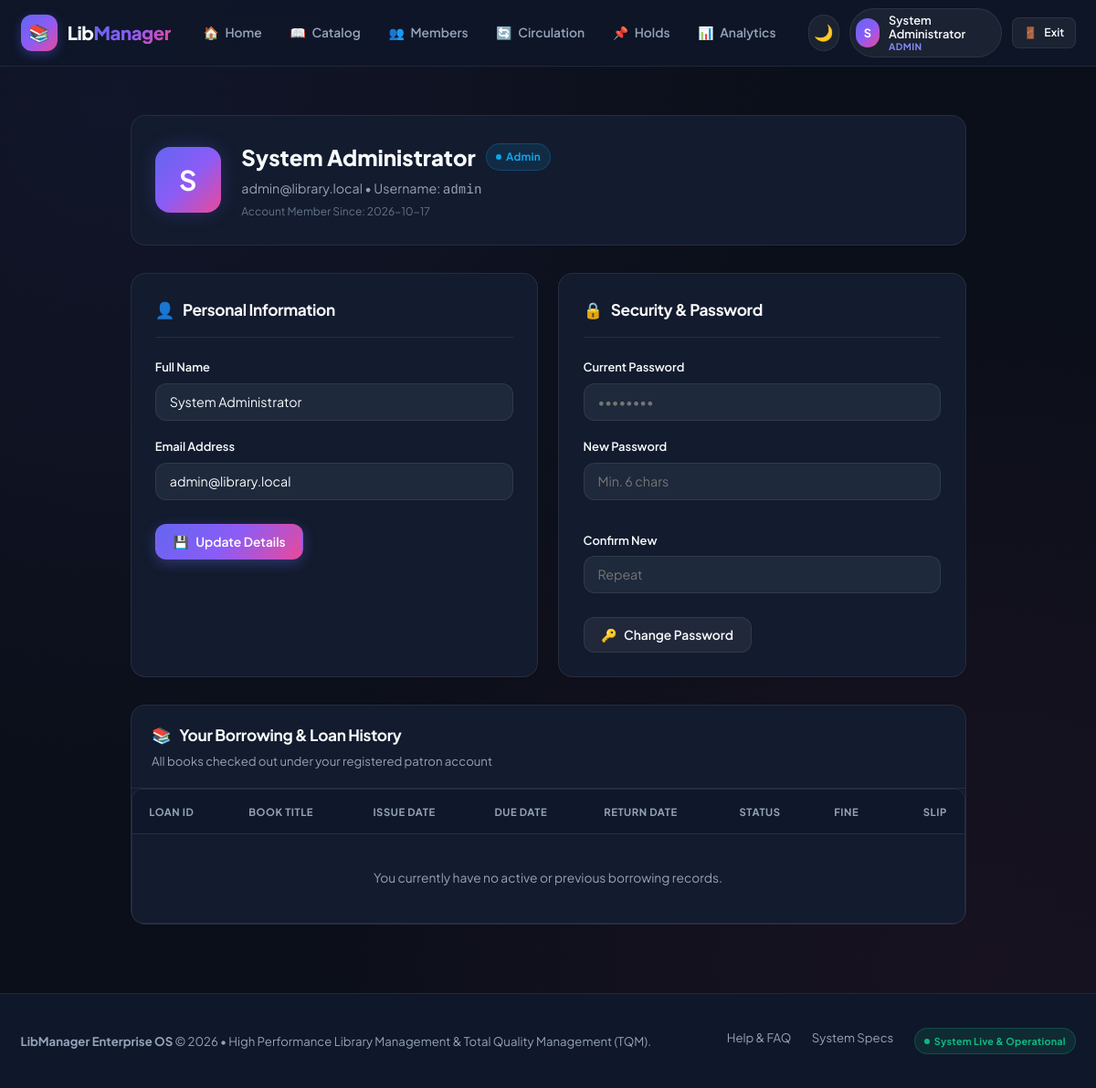
Screenshot of /profile (signed in) with the database file from the repository.
### tables this page shows
CREATE TABLE users (
            id INTEGER PRIMARY KEY AUTOINCREMENT,
            username TEXT UNIQUE NOT NULL,
            email TEXT UNIQUE NOT NULL,
            password_hash TEXT NOT NULL,
            full_name TEXT,
            role TEXT DEFAULT 'Admin',
            created_at TIMESTAMP DEFAULT CURRENT_TIMESTAMP
        );

### app.py (the view, shortened to what this page needs)
@app.route("/profile", methods=["GET", "POST"])
@login_required
def profile_page():
    conn = get_db_connection()
    user = conn.execute("SELECT * FROM users WHERE id = ?", (session["user_id"],)).fetchone()
    if not user:
        conn.close()
        session.clear()
        flash("User session expired. Please log in again.", "warning")
        return redirect(url_for("login_page"))
    borrows = []
    member_row = conn.execute("SELECT id FROM members WHERE email = ?", (user["email"],)).fetchone()
    conn.close()
    return render_template(
        "profile.html",
        user=user,
        borrows=borrows,
        active_page="profile"
    )

### app.py (called while the page is built)
def get_db_connection():
    conn = sqlite3.connect(DATABASE)
    conn.row_factory = sqlite3.Row
    return conn

@app.context_processor
def inject_user():
    user_data = None
    if "user_id" in session:
        user_data = {
            "id": session.get("user_id"),
            "username": session.get("username"),
            "email": session.get("email"),
            "full_name": session.get("full_name"),
            "role": session.get("role", "Member")
        }
    return {
        "current_user": user_data,
        "get_book_icon": get_book_icon
    }

def login_required(f):
    @wraps(f)
    def decorated_function(*args, **kwargs):
        if "user_id" not in session:
            flash("Please sign in to access your library account.", "warning")
            return redirect(url_for("login_page", next=request.url))
        return f(*args, **kwargs)
    return decorated_function

### templates/profile.html (shortened to what this page needs)
{% extends "base.html" %}
{% block content %}
<div class="container" style="max-width: 960px; padding-top: 2rem; padding-bottom: 3rem;">
  <div class="card" style="margin-bottom: 2rem;">
    <div style="display: flex; gap: 1.5rem; align-items: center; flex-wrap: wrap;">
      <div class="user-avatar" style="width: 72px; height: 72px; font-size: 2rem; border-radius: var(--radius-lg); box-shadow: var(--shadow-glow);">
        {{ (user.full_name or user.username)[:1] | upper }}
      </div>
      <div style="flex: 1; min-width: 250px;">
        <div style="display: flex; align-items: center; gap: 0.75rem; flex-wrap: wrap; margin-bottom: 0.25rem;">
          <h1 style="font-size: 1.6rem; font-weight: 800;">{{ user.full_name or user.username }}</h1>
          <span class="badge badge-info"><span class="badge-dot"></span> {{ user.role }}</span>
        </div>
        <p style="color: var(--text-muted); font-size: 0.95rem;">
          {{ user.email }} &bull; Username: <code style="font-family: var(--font-mono);">{{ user.username }}</code>
        </p>
        <div style="font-size: 0.8rem; color: var(--text-subtle); margin-top: 0.25rem;">
          Account Member Since: {{ user.created_at[:10] if user.created_at else '2026' }}
        </div>
      </div>
    </div>
  </div>
  <div style="display: grid; grid-template-columns: repeat(auto-fit, minmax(400px, 1fr)); gap: 1.5rem; margin-bottom: 2rem;">
    <div class="card" style="margin-bottom: 0;">
      <div class="card-header">
        <h2 class="card-title" style="font-size: 1.15rem;"><span>👤</span> Personal Information</h2>
      </div>
      <form action="{{ url_for('profile_page') }}" method="POST">
        <div class="form-group">
          <label class="form-label" for="profName">Full Name</label>
          <input type="text" name="full_name" id="profName" class="form-control" value="{{ user.full_name or '' }}" required>
        </div>
        <div class="form-group">
          <label class="form-label" for="profEmail">Email Address</label>
          <input type="email" name="email" id="profEmail" class="form-control" value="{{ user.email }}" required>
        </div>
        <button type="submit" class="btn btn-primary" style="margin-top: 0.5rem;">
          <span>💾</span> Update Details
        </button>
      </form>
    </div>
    <div class="card" style="margin-bottom: 0;">
      <div class="card-header">
        <h2 class="card-title" style="font-size: 1.15rem;"><span>🔒</span> Security & Password</h2>
      </div>
      <form action="{{ url_for('profile_page') }}" method="POST">
        <div class="form-group">
          <label class="form-label" for="currPw">Current Password</label>
          <input type="password" name="current_password" id="currPw" class="form-control" placeholder="••••••••" required>
        </div>
        <div class="form-row">
          <div class="form-group">
            <label class="form-label" for="newPw">New Password</label>
            <input type="password" name="new_password" id="newPw" class="form-control" placeholder="Min. 6 chars" minlength="6" required>
          </div>
          <div class="form-group">
            <label class="form-label" for="confPw">Confirm New</label>
            <input type="password" name="confirm_new_password" id="confPw" class="form-control" placeholder="Repeat" minlength="6" required>
          </div>
        </div>
        <button type="submit" class="btn btn-secondary" style="margin-top: 0.5rem;">
          <span>🔑</span> Change Password
        </button>
      </form>
    </div>
  </div>
  <div class="card" style="padding: 0; overflow: hidden;">
    <div class="card-header" style="padding: 1.25rem 1.5rem; margin-bottom: 0;">
      <div>
        <h2 class="card-title" style="font-size: 1.15rem;"><span>📚</span> Your Borrowing & Loan History</h2>
        <p class="card-subtitle">All books checked out under your registered patron account</p>
      </div>
    </div>
    <div class="table-responsive">
      <table class="data-table">
        <thead>
          <tr>
            <th>Loan ID</th>
            <th>Book Title</th>
            <th>Issue Date</th>
            <th>Due Date</th>
            <th>Return Date</th>
            <th>Status</th>
            <th>Fine</th>
            <th style="text-align: right;">Slip</th>
          </tr>
        </thead>
        <tbody>
          {% if borrows|length == 0 %}
          <tr>
            <td colspan="8" style="text-align: center; padding: 2.5rem; color: var(--text-muted);">
              You currently have no active or previous borrowing records.
            </td>
          </tr>
          {% endif %}
        </tbody>
      </table>
    </div>
  </div>
</div>
{% endblock %}

### templates/base.html (shortened to what this page needs)
<!DOCTYPE html>
<html lang="en" data-theme="dark">
<head>
  <link rel="stylesheet" href="{{ url_for('static', filename='css/style.css') }}">
</head>
<body>
  <nav class="navbar" id="mainNavbar">
    <div class="container nav-container">
      <a href="{{ url_for('home_page') if current_user else url_for('login_page') }}" class="nav-brand" id="navBrandLogo">
        <div class="nav-brand-logo">📚</div>
        <div class="nav-brand-text">Lib<span>Manager</span></div>
      </a>
      {% if current_user %}
      <ul class="nav-links" id="mainNavLinks">
        <li>
          <a href="{{ url_for('home_page') }}" class="nav-link {% if active_page == 'home' %}active{% endif %}">
            <span>🏠</span> Home
          </a>
        </li>
        <li>
          <a href="{{ url_for('books_catalog') }}" class="nav-link {% if active_page == 'books' %}active{% endif %}">
            <span>📖</span> Catalog
          </a>
        </li>
        <li>
          <a href="{{ url_for('members_page') }}" class="nav-link {% if active_page == 'members' %}active{% endif %}">
            <span>👥</span> Members
          </a>
        </li>
        <li>
          <a href="{{ url_for('borrow_page') }}" class="nav-link {% if active_page == 'borrow' %}active{% endif %}">
            <span>🔄</span> Circulation
          </a>
        </li>
        <li>
          <a href="{{ url_for('reservations_page') }}" class="nav-link {% if active_page == 'reservations' %}active{% endif %}">
            <span>📌</span> Holds
          </a>
        </li>
        <li>
          <a href="{{ url_for('analytics_page') }}" class="nav-link {% if active_page == 'analytics' %}active{% endif %}">
            <span>📊</span> Analytics
          </a>
        </li>
      </ul>
      {% endif %}
      <div class="nav-actions">
        <button type="button" class="theme-toggle-btn" id="themeToggleBtn" title="Toggle Light/Dark Theme" aria-label="Toggle theme">
          <span id="themeIcon">🌙</span>
        </button>
        {% if current_user %}
        <a href="{{ url_for('profile_page') }}" class="user-menu" id="userMenuBtn" title="View Profile">
          <div class="user-avatar">{{ current_user.full_name[:1] | upper if current_user.full_name else 'U' }}</div>
          <div class="user-info">
            <span class="user-name">{{ current_user.full_name or current_user.username }}</span>
            <span class="user-role-badge">{{ current_user.role }}</span>
          </div>
        </a>
        <a href="{{ url_for('logout') }}" class="btn btn-secondary btn-sm" id="logoutBtn" title="Sign Out">
          <span>🚪</span> Exit
        </a>
        {% else %}
        <a href="{{ url_for('login_page') }}" class="btn btn-secondary btn-sm" id="loginNavBtn">Sign In</a>
        <a href="{{ url_for('register_page') }}" class="btn btn-primary btn-sm" id="registerNavBtn">Create Account</a>
        {% endif %}
      </div>
    </div>
  </nav>
  <main id="mainContent" style="flex: 1;">
    {% block content %}{% endblock %}
  </main>
  <footer class="footer">
    <div class="container footer-content">
      <div>
        <strong>LibManager Enterprise OS</strong> &copy; 2026 &bull; High Performance Library Management & Total Quality Management (TQM).
      </div>
      <div class="footer-links">
        <a href="{{ url_for('help_page') if current_user else '#' }}">Help & FAQ</a>
        <a href="{{ url_for('about_page') if current_user else '#' }}">System Specs</a>
        <span class="badge badge-success" style="font-size: 0.72rem;">
          <span class="badge-dot"></span> System Live & Operational
        </span>
      </div>
    </div>
  </footer>
</body>
</html>

### rows the page displays
users: full_name "System Administrator", full_name "S", role "Admin", email "admin@library.local", username "admin", created_at "2026-10-17"

### other values shown
{{ current_user.full_name[:1] | upper if current_user.full_name else 'U' }} "S"
{{ current_user.role }} "ADMIN"
